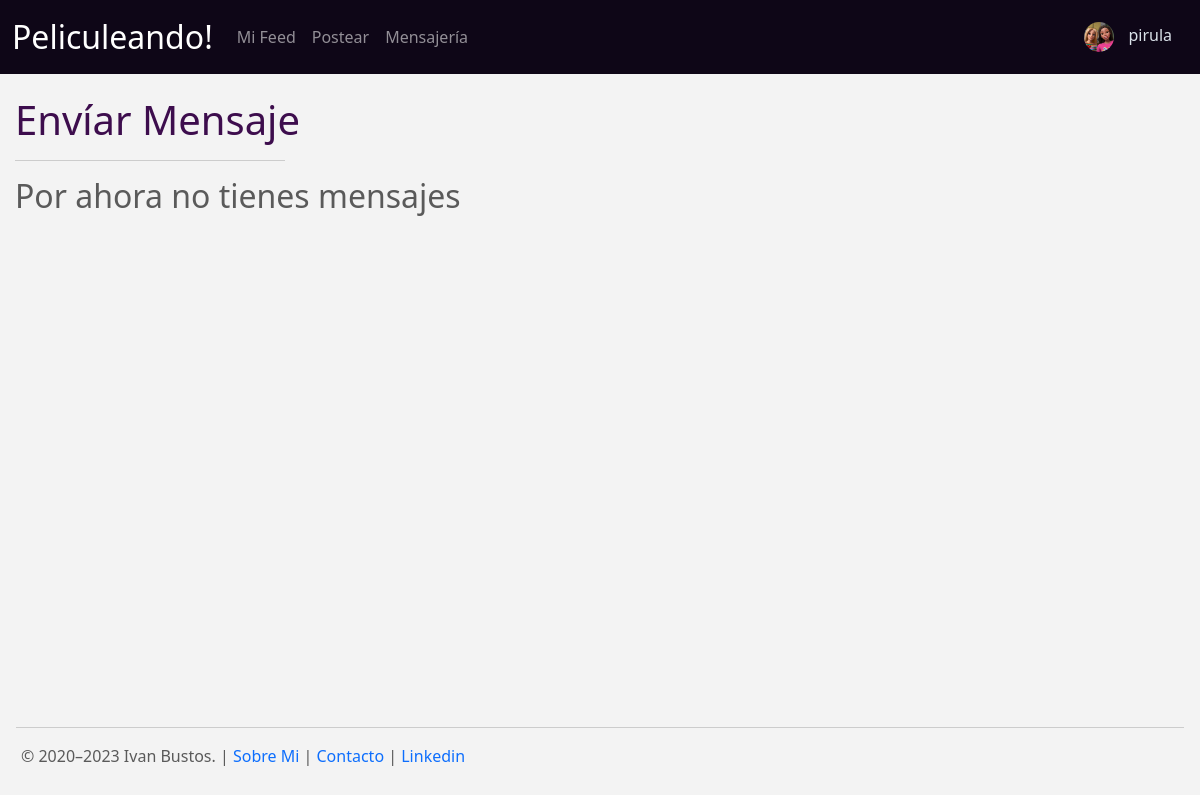
/mensaje/list (signed in), run on an earlier commit of the app's database.
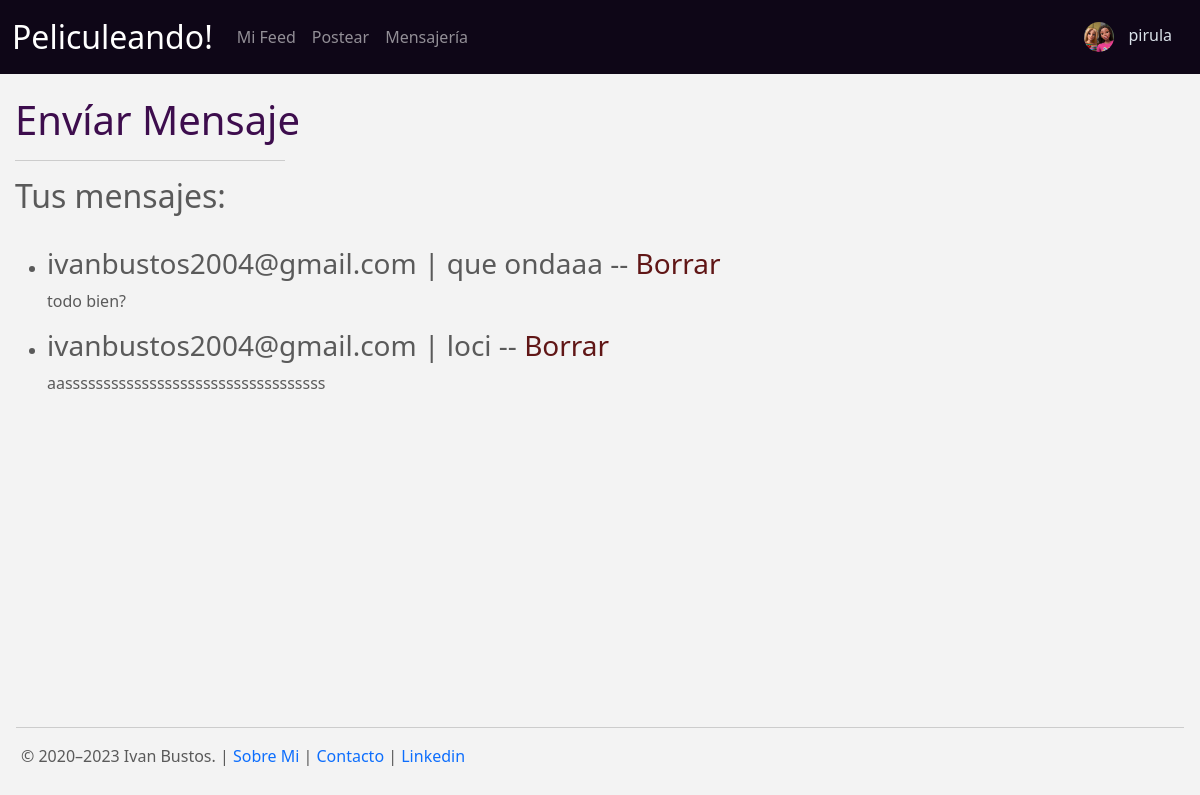
And on a later commit of the database.
### Peliculeando/models.py (models this page shows)
class Mensaje(models.Model):
    titulo = models.CharField(max_length=40)
    mensaje = models.TextField(max_length=1000)
    email = models.EmailField()
    receptor = models.ForeignKey(to=User, on_delete=models.CASCADE, related_name="receptor")

### Peliculeando/views.py (the view)
# urls.py: path('mensaje/list', MensajeList.as_view(), name="mensaje-list"),
class MensajeList(LoginRequiredMixin, ListView):
    model = Mensaje
    context_object_name = "mensajes"
    def get_queryset(self):
        queryset = super().get_queryset()
        queryset = queryset.filter(receptor=self.request.user)
        return queryset

### Peliculeando/templates/Peliculeando/mensaje_list.html (shortened to what this page needs)
{% extends "Peliculeando/base.html" %}
{% block main %}
<br><br>
<div style="margin-left: 15px;">
    <h1><a href="{% url 'mensaje-create' %}" style="color: rgb(61, 13, 77); text-decoration: none;">Envíar Mensaje</a></h1>
    <hr width="270px">
    {% if not mensajes %}
    <h2>Por ahora no tienes mensajes</h2> <br>
    {% else %}
    <h2>Tus mensajes:</h2> <br>
    {% endif %}
    <ul>
    {% for mensaje in mensajes %}
    <li><h3>{{mensaje.email}} | {{mensaje.titulo}} -- <a href="{% url 'mensaje-delete' mensaje.id%}" style="text-decoration: none; color: rgb(96, 22, 22);">Borrar</a></h3>
    <p>{{mensaje.mensaje}}</p></li>
    {% endfor %} <br>
    </ul>
</div>
<br>
{% endblock %}

What changed in the data, as far as the page shows it:
added Mensaje: email "ivanbustos2004@gmail.com", titulo "que ondaaa", mensaje "todo bien?"
added Mensaje: email "ivanbustos2004@gmail.com", titulo "loci", mensaje "aassssssssssssssssssssssssssssssssss"
Also different on the page:
text no longer shown: "Por ahora no tienes mensajes"
text now shown: "Tus mensajes:"
